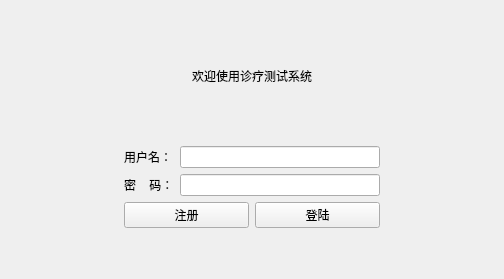
<?xml version="1.0" encoding="UTF-8"?>
<ui version="4.0">
 <class>Login</class>
 <widget class="QWidget" name="Login">
  <property name="geometry">
   <rect>
    <x>0</x>
    <y>0</y>
    <width>504</width>
    <height>279</height>
   </rect>
  </property>
  <property name="windowTitle">
   <string>登陆</string>
  </property>
  <layout class="QVBoxLayout" name="verticalLayout_3">
   <item>
    <layout class="QVBoxLayout" name="verticalLayout_2">
     <item>
      <spacer name="verticalSpacer_3">
       <property name="orientation">
        <enum>Qt::Vertical</enum>
       </property>
       <property name="sizeHint" stdset="0">
        <size>
         <width>20</width>
         <height>40</height>
        </size>
       </property>
      </spacer>
     </item>
     <item>
      <widget class="QLabel" name="label">
       <property name="text">
        <string>欢迎使用诊疗测试系统</string>
       </property>
       <property name="alignment">
        <set>Qt::AlignCenter</set>
       </property>
      </widget>
     </item>
     <item>
      <spacer name="verticalSpacer_2">
       <property name="orientation">
        <enum>Qt::Vertical</enum>
       </property>
       <property name="sizeHint" stdset="0">
        <size>
         <width>20</width>
         <height>30</height>
        </size>
       </property>
      </spacer>
     </item>
     <item>
      <layout class="QHBoxLayout" name="horizontalLayout_2">
       <item>
        <spacer name="horizontalSpacer">
         <property name="orientation">
          <enum>Qt::Horizontal</enum>
         </property>
         <property name="sizeHint" stdset="0">
          <size>
           <width>40</width>
           <height>20</height>
          </size>
         </property>
        </spacer>
       </item>
       <item>
        <layout class="QVBoxLayout" name="verticalLayout">
         <item>
          <layout class="QFormLayout" name="formLayout">
           <item row="0" column="0">
            <widget class="QLabel" name="label_2">
             <property name="text">
              <string>用户名：</string>
             </property>
            </widget>
           </item>
           <item row="0" column="1">
            <widget class="QLineEdit" name="userName">
             <property name="sizePolicy">
              <sizepolicy hsizetype="Minimum" vsizetype="Fixed">
               <horstretch>0</horstretch>
               <verstretch>0</verstretch>
              </sizepolicy>
             </property>
             <property name="minimumSize">
              <size>
               <width>200</width>
               <height>0</height>
              </size>
             </property>
            </widget>
           </item>
           <item row="1" column="0">
            <widget class="QLabel" name="label_3">
             <property name="text">
              <string>密    码：</string>
             </property>
            </widget>
           </item>
           <item row="1" column="1">
            <widget class="QLineEdit" name="passWord"/>
           </item>
          </layout>
         </item>
         <item>
          <layout class="QHBoxLayout" name="horizontalLayout">
           <item>
            <widget class="QPushButton" name="btnRegister">
             <property name="text">
              <string>注册</string>
             </property>
            </widget>
           </item>
           <item>
            <widget class="QPushButton" name="btnLogin">
             <property name="text">
              <string>登陆</string>
             </property>
            </widget>
           </item>
          </layout>
         </item>
         <item>
          <spacer name="verticalSpacer">
           <property name="orientation">
            <enum>Qt::Vertical</enum>
           </property>
           <property name="sizeHint" stdset="0">
            <size>
             <width>20</width>
             <height>40</height>
            </size>
           </property>
          </spacer>
         </item>
        </layout>
       </item>
       <item>
        <spacer name="horizontalSpacer_2">
         <property name="orientation">
          <enum>Qt::Horizontal</enum>
         </property>
         <property name="sizeHint" stdset="0">
          <size>
           <width>40</width>
           <height>20</height>
          </size>
         </property>
        </spacer>
       </item>
      </layout>
     </item>
    </layout>
   </item>
  </layout>
 </widget>
 <resources/>
 <connections/>
</ui>
